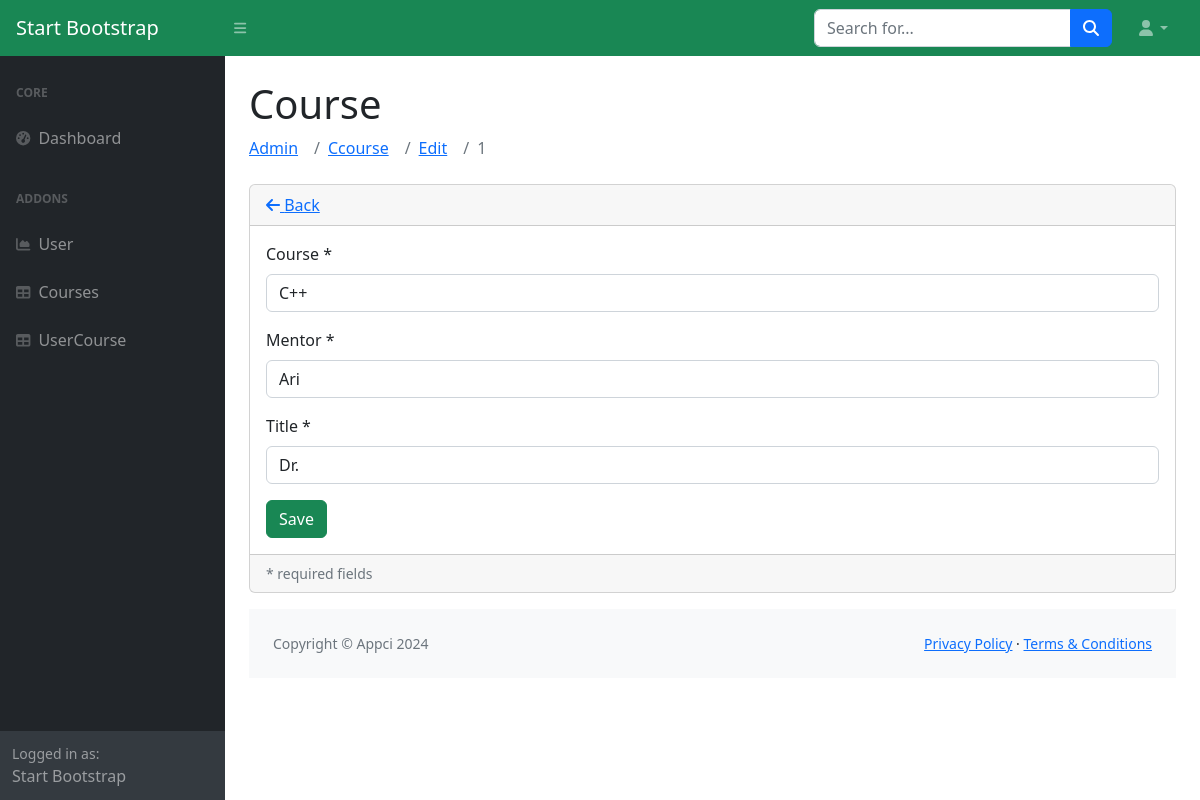
Screenshot of /index.php/admin/ccourse/edit/1 with the database file from the repository.
### tables this page shows
CREATE TABLE `courses` (
  `id` int(11) NOT NULL,
  `course` varchar(50) NOT NULL,
  `mentor` varchar(50) NOT NULL,
  `title` varchar(50) NOT NULL
);

### application/controllers/admin/Ccourse.php (called while the page is built, shortened)
<?php
class Ccourse extends CI_Controller
{
    public function __construct()
    {
        $this->load->model("mcourse");
        $this->load->library('form_validation');
    }
    public function edit($id = null)
    {
        $modelload = $this->mcourse;
        $modelload->update();
        $data["data"] = $modelload->getById($id);
        $this->load->view("admin/courses/edit", $data);
    }
}

### index.php (called while the page is built, shortened)
<?php
require_once BASEPATH.'core/CodeIgniter.php';

### application/models/Mcourse.php (called while the page is built, shortened)
<?php defined('BASEPATH') OR exit('No direct script access allowed');
class Mcourse extends CI_Model
{
    private $tb_main = 'courses';
    public function getById($id)
    {
        return $this->db->get_where($this->tb_main, ["id" => $id])->row();
    }
}

### application/views/admin/courses/edit.php (the view, shortened to what this page needs)
<!DOCTYPE html>
<html lang="en">
<head>
</head>
<body id="sb-nav-fixed">
	<div id="layoutSidenav">
        <div id="layoutSidenav_nav">
        </div>
		<div id="layoutSidenav_content">
        <main>
			<div class="container-fluid px-4">
                <h1 class="mt-4">Course</h1>
				<div class="card mb-3">
					<div class="card-header">
						<a href="<?php echo site_url('admin/ccourse/') ?>"><i class="fas fa-arrow-left"></i>
							Back</a>
					</div>
					<div class="card-body">
						<form action="" method="post" enctype="multipart/form-data">
							<div class="form-group">
								<label>Course *</label>
								<input required class="form-control <?php echo form_error('course') ? 'is-invalid':'' ?>"
								 type="text" name="course" placeholder="isikan disini ..." value="<?php echo $data->course?>" />
							</div>
							<div class="form-group">
								<label>Mentor *</label>
								<input required class="form-control <?php echo form_error('mentor') ? 'is-invalid':'' ?>"
								 type="text" name="mentor" min="0" placeholder="Isikan Disini ..." value="<?php echo $data->mentor;?>" />
							</div>
							<div class="form-group">
								<label for="name">Title *</label>
								<input required class="form-control <?php echo form_error('title') ? 'is-invalid':'' ?>"
								 type="text" name="title" min="0" placeholder="Isikan Disini ..." value="<?php echo $data->title; ?>" />
							</div>
							<input class="btn btn-success" type="submit" name="btn" value="Save" />
						</form>
					</div>
					<div class="card-footer small text-muted">
						* required fields
					</div>
				</div>
			</div>
        </main>
		</div>
</body>
</html>

### rows the page displays
courses: course "C++", mentor "Ari", title "Dr."

### other values shown
$segment "Admin"
$segment "Ccourse"
$segment "Edit"
$segment "1"
SITE_NAME "Appci"
Date('Y') "2024"
